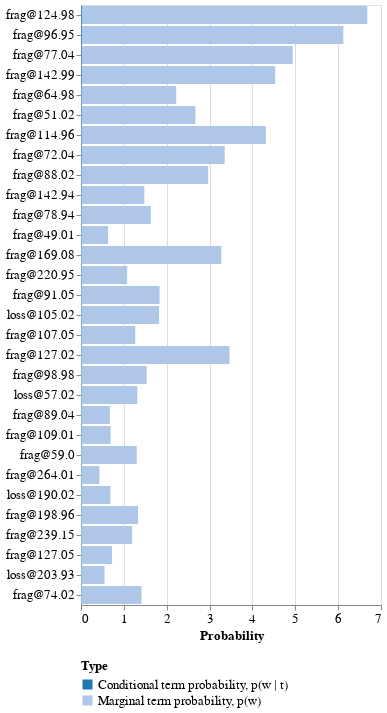

Notebook source saved alongside this figure:
### Code cell
terms_probs = tmp.calc_terms_probs_ratio(phi, topic=0, lambda_=1)
tmp.plot_terms(terms_probs)

### Figure 1 — Vega-Lite specification as saved in the notebook (floating-point values rounded to 4 significant figures)
{"config": {"view": {"continuousWidth": 300, "continuousHeight": 300}, "axis": {"labelFontSize": 13, "titleFontSize": 13}, "legend": {"columns": 1, "labelFontSize": 13, "labelLimit": 250, "titleFontSize": 13}}, "data": {"name": "data-1aab6c409e173af6f5cb2152e2f5f271"}, "mark": {"type": "bar"}, "encoding": {"color": {"field": "Type", "legend": {"orient": "bottom"}, "scale": {"scheme": "category20"}, "type": "nominal"}, "x": {"field": "Probability", "stack": null, "type": "quantitative"}, "y": {"field": "Terms", "sort": null, "title": null, "type": "nominal"}}, "$schema": "https://vega.github.io/schema/vega-lite/v5.17.0.json", "datasets": {"data-1aab6c409e173af6f5cb2152e2f5f271": [{"Terms": "frag@124.98", "Type": "Marginal term probability, p(w)", "Probability": 6.68}, {"Terms": "frag@96.95", "Type": "Marginal term probability, p(w)", "Probability": 6.122}, {"Terms": "frag@77.04", "Type": "Marginal term probability, p(w)", "Probability": 4.939}, {"Terms": "frag@142.99", "Type": "Marginal term probability, p(w)", "Probability": 4.531}, {"Terms": "frag@64.98", "Type": "Marginal term probability, p(w)", "Probability": 2.222}, {"Terms": "frag@51.02", "Type": "Marginal term probability, p(w)", "Probability": 2.669}, {"Terms": "frag@114.96", "Type": "Marginal term probability, p(w)", "Probability": 4.312}, {"Terms": "frag@72.04", "Type": "Marginal term probability, p(w)", "Probability": 3.352}, {"Terms": "frag@88.02", "Type": "Marginal term probability, p(w)", "Probability": 2.969}, {"Terms": "frag@142.94", "Type": "Marginal term probability, p(w)", "Probability": 1.478}, {"Terms": "frag@78.94", "Type": "Marginal term probability, p(w)", "Probability": 1.628}, {"Terms": "frag@49.01", "Type": "Marginal term probability, p(w)", "Probability": 0.6322}, {"Terms": "frag@169.08", "Type": "Marginal term probability, p(w)", "Probability": 3.273}, {"Terms": "frag@220.95", "Type": "Marginal term probability, p(w)", "Probability": 1.077}, {"Terms": "frag@91.05", "Type": "Marginal term probability, p(w)", "Probability": 1.835}, {"Terms": "loss@105.02", "Type": "Marginal term probability, p(w)", "Probability": 1.822}, {"Terms": "frag@107.05", "Type": "Marginal term probability, p(w)", "Probability": 1.266}, {"Terms": "frag@127.02", "Type": "Marginal term probability, p(w)", "Probability": 3.465}, {"Terms": "frag@98.98", "Type": "Marginal term probability, p(w)", "Probability": 1.533}, {"Terms": "loss@57.02", "Type": "Marginal term probability, p(w)", "Probability": 1.313}, {"Terms": "frag@89.04", "Type": "Marginal term probability, p(w)", "Probability": 0.673}, {"Terms": "frag@109.01", "Type": "Marginal term probability, p(w)", "Probability": 0.6915}, {"Terms": "frag@59.0", "Type": "Marginal term probability, p(w)", "Probability": 1.301}, {"Terms": "frag@264.01", "Type": "Marginal term probability, p(w)", "Probability": 0.4292}, {"Terms": "loss@190.02", "Type": "Marginal term probability, p(w)", "Probability": 0.689}, {"Terms": "frag@198.96", "Type": "Marginal term probability, p(w)", "Probability": 1.332}, {"Terms": "frag@239.15", "Type": "Marginal term probability, p(w)", "Probability": 1.195}, {"Terms": "frag@127.05", "Type": "Marginal term probability, p(w)", "Probability": 0.7249}, {"Terms": "loss@203.93", "Type": "Marginal term probability, p(w)", "Probability": 0.5488}, {"Terms": "frag@74.02", "Type": "Marginal term probability, p(w)", "Probability": 1.412}, {"Terms": "frag@124.98", "Type": "Conditional term probability, p(w | t)", "Probability": 0.01685}, {"Terms": "frag@96.95", "Type": "Conditional term probability, p(w | t)", "Probability": 0.01685}, {"Terms": "frag@77.04", "Type": "Conditional term probability, p(w | t)", "Probability": 0.01475}, {"Terms": "frag@142.99", "Type": "Conditional term probability, p(w | t)", "Probability": 0.01369}, {"Terms": "frag@64.98", "Type": "Conditional term probability, p(w | t)", "Probability": 0.01054}, {"Terms": "frag@51.02", "Type": "Conditional term probability, p(w | t)", "Probability": 0.009483}, {"Terms": "frag@114.96", "Type": "Conditional term probability, p(w | t)", "Probability": 0.009483}, {"Terms": "frag@72.04", "Type": "Conditional term probability, p(w | t)", "Probability": 0.009483}, {"Terms": "frag@88.02", "Type": "Conditional term probability, p(w | t)", "Probability": 0.00843}, {"Terms": "frag@142.94", "Type": "Conditional term probability, p(w | t)", "Probability": 0.007378}, {"Terms": "frag@78.94", "Type": "Conditional term probability, p(w | t)", "Probability": 0.007378}, {"Terms": "frag@49.01", "Type": "Conditional term probability, p(w | t)", "Probability": 0.006325}, {"Terms": "frag@169.08", "Type": "Conditional term probability, p(w | t)", "Probability": 0.006325}, {"Terms": "frag@220.95", "Type": "Conditional term probability, p(w | t)", "Probability": 0.006325}, {"Terms": "frag@91.05", "Type": "Conditional term probability, p(w | t)", "Probability": 0.006325}, {"Terms": "loss@105.02", "Type": "Conditional term probability, p(w | t)", "Probability": 0.006325}, {"Terms": "frag@107.05", "Type": "Conditional term probability, p(w | t)", "Probability": 0.006325}, {"Terms": "frag@127.02", "Type": "Conditional term probability, p(w | t)", "Probability": 0.005273}, {"Terms": "frag@98.98", "Type": "Conditional term probability, p(w | t)", "Probability": 0.005273}, {"Terms": "loss@57.02", "Type": "Conditional term probability, p(w | t)", "Probability": 0.005273}, {"Terms": "frag@89.04", "Type": "Conditional term probability, p(w | t)", "Probability": 0.005273}, {"Terms": "frag@109.01", "Type": "Conditional term probability, p(w | t)", "Probability": 0.005273}, {"Terms": "frag@59.0", "Type": "Conditional term probability, p(w | t)", "Probability": 0.00422}, {"Terms": "frag@264.01", "Type": "Conditional term probability, p(w | t)", "Probability": 0.00422}, {"Terms": "loss@190.02", "Type": "Conditional term probability, p(w | t)", "Probability": 0.00422}, {"Terms": "frag@198.96", "Type": "Conditional term probability, p(w | t)", "Probability": 0.00422}, {"Terms": "frag@239.15", "Type": "Conditional term probability, p(w | t)", "Probability": 0.00422}, {"Terms": "frag@127.05", "Type": "Conditional term probability, p(w | t)", "Probability": 0.00422}, {"Terms": "loss@203.93", "Type": "Conditional term probability, p(w | t)", "Probability": 0.00422}, {"Terms": "frag@74.02", "Type": "Conditional term probability, p(w | t)", "Probability": 0.00422}]}}
